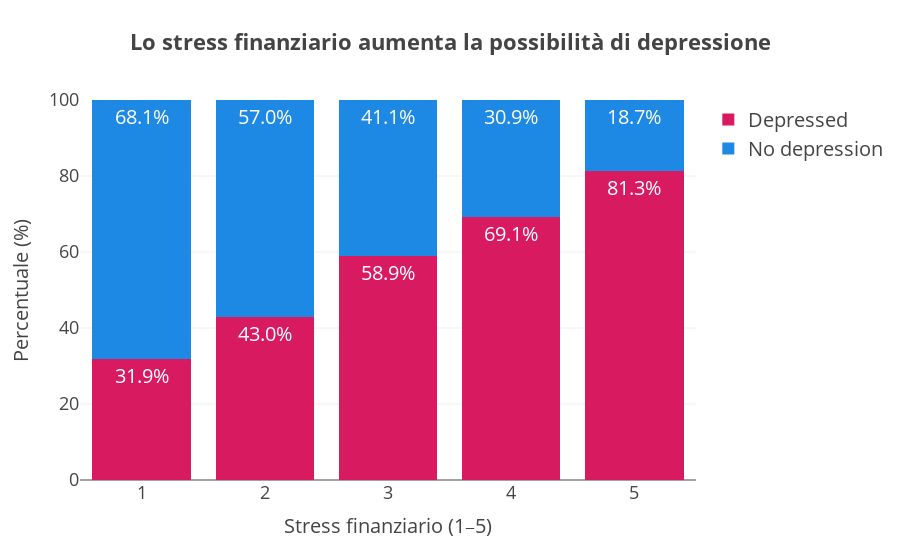

Notebook cell for this chart:
### Markdown cell above
### Graph F – Financial stress → depression

#### Depression prevalence climbs steadily with financial stress, rising from roughly 32 % at stress level 1 to over 70 % at level 5.

### Code cell
# GRAPH F – Financial stress vs depression (%)
fin = (
    df
    .groupby(["Financial Stress", "Depression"])
    .size()
    .reset_index(name="count")
)
fin["DepressionLabel"] = fin["Depression"].map({0: "No depression", 1: "Depressed"})
fin["percent"] = (
    fin
    .groupby("Financial Stress")["count"]
    .transform(lambda x: x / x.sum() * 100)
    .round(1)
)
fig_fin = px.bar(
    fin,
    x="Financial Stress",
    y="percent",
    color="DepressionLabel",
    # forza "Depressed" come primo livello (quindi bar sotto) e "No depression" sopra
    category_orders={"DepressionLabel": ["Depressed", "No depression"]},
    color_discrete_map={"No depression": COL_OK, "Depressed": COL_RISK},
    template=TEMPLATE,
    text="percent",
    barmode="stack",
    title="<b>Lo stress finanziario aumenta la possibilità di depressione</b>",
    labels={
        "Financial Stress": "Stress finanziario (1‒5)",
        "percent": "Percentuale (%)",
    },
)
fig_fin.update_traces(texttemplate="%{text:.1f}%")
bump_fonts(fig_fin).update_layout(
    legend_title_text="",
    yaxis_range=[0, 100]
)
fig_fin.show()

### Figure 1 — Plotly figure (JSON) as saved in the notebook; plotly's stock layout.template omitted (floating-point values rounded to 4 significant figures)
{"data": [{"alignmentgroup": "True", "hovertemplate": "DepressionLabel=Depressed<br>Stress finanziario (1‒5)=%{x}<br>Percentuale (%)=%{text}<extra></extra>", "legendgroup": "Depressed", "marker": {"color": "#D81B60", "pattern": {"shape": ""}}, "name": "Depressed", "offsetgroup": "Depressed", "orientation": "v", "showlegend": true, "text": [31.9, 43, 58.9, 69.1, 81.3, 33.3], "textposition": "auto", "texttemplate": "%{text:.1f}%", "type": "bar", "x": ["1.0", "2.0", "3.0", "4.0", "5.0", "?"], "xaxis": "x", "y": [31.9, 43, 58.9, 69.1, 81.3, 33.3], "yaxis": "y"}, {"alignmentgroup": "True", "hovertemplate": "DepressionLabel=No depression<br>Stress finanziario (1‒5)=%{x}<br>Percentuale (%)=%{text}<extra></extra>", "legendgroup": "No depression", "marker": {"color": "#1E88E5", "pattern": {"shape": ""}}, "name": "No depression", "offsetgroup": "No depression", "orientation": "v", "showlegend": true, "text": [68.1, 57, 41.1, 30.9, 18.7, 66.7], "textposition": "auto", "texttemplate": "%{text:.1f}%", "type": "bar", "x": ["1.0", "2.0", "3.0", "4.0", "5.0", "?"], "xaxis": "x", "y": [68.1, 57, 41.1, 30.9, 18.7, 66.7], "yaxis": "y"}], "layout": {"barmode": "stack", "font": {"size": 20}, "legend": {"font": {"size": 20}, "title": {"text": ""}, "tracegroupgap": 0}, "title": {"font": {"size": 22}, "text": "<b>Lo stress finanziario aumenta la possibilità di depressione</b>"}, "xaxis": {"anchor": "y", "domain": [0, 1], "tickfont": {"size": 18}, "title": {"font": {"size": 20}, "text": "Stress finanziario (1‒5)"}}, "yaxis": {"anchor": "x", "domain": [0, 1], "range": [0, 100], "tickfont": {"size": 18}, "title": {"font": {"size": 20}, "text": "Percentuale (%)"}}}}
